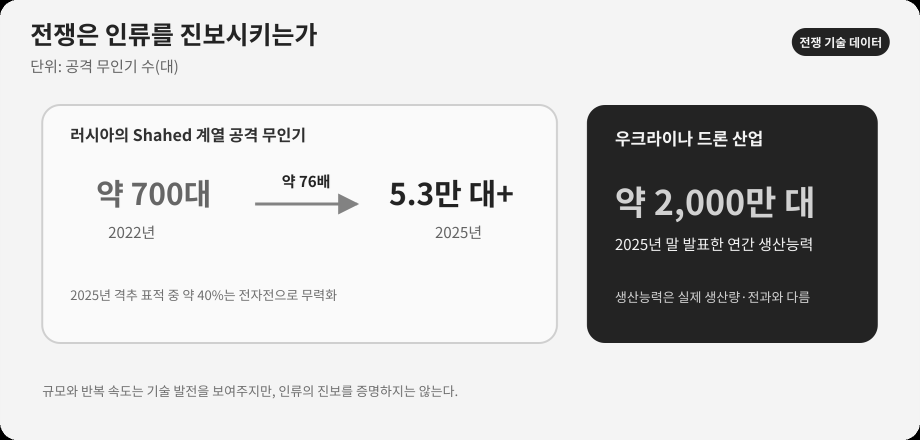
#> input picture book/figures/week01-print.png, 1840 x 880 px, given in place of week01.png, which was not available (shown at 1/2 size)
$ python audit_visual_assets.py
#> lines starting #> are read from the running program, lines starting #| are printed output that depends on the picture; pictures that were not available may be replaced by others from this repository, and a replacement may not be noted
"""Audit all chapter charts and illustrations and build visual proof sheets."""

from __future__ import annotations

from pathlib import Path

import numpy as np
from PIL import Image, ImageDraw, ImageFont, ImageOps

from prepare_print_images import (
    CHART_GRAY_LEVELS,
    CHART_MUTED_TEXT_MAX_GRAY,
    CHART_PALETTE_MIN_CHROMA,
    PALETTE_MATCH_DISTANCE,
    flatten_on_white,
)


ROOT = Path(__file__).resolve().parents[1]
FIGURES = ROOT / "book" / "figures"
SYMBOLS = FIGURES / "symbols"
PROOF = ROOT / "tmp" / "proof" / "visual-assets"


# [22 lines left out: function palette_masks, not called in this run]


def edge_dark_ratio(gray: np.ndarray, threshold: int = 235) -> float:
    edge = np.concatenate((gray[0, :], gray[-1, :], gray[:, 0], gray[:, -1]))
    return float(np.mean(edge < threshold))


# [60 lines left out: functions audit_chart, audit_symbol, not called in this run]


def make_chart_sheets(suffix: str, label: str) -> None:
#> called with suffix = '', label = 'charts-color'
    tile_width, image_height, label_height = 900, 430, 34
    font = ImageFont.load_default(size=20)
    for start in (1, 11, 21):
        sheet = Image.new("RGB", (tile_width * 2, (image_height + label_height) * 5), "white")
#> sheet: PIL image 1800x2320 RGB; every value is 255
        draw = ImageDraw.Draw(sheet)
        for offset, week in enumerate(range(start, start + 10)):
            path = FIGURES / f"week{week:02d}{suffix}.png"
            with Image.open(path) as source:
#> source is the input picture: PIL image 1840x880 L; min 0, max 255, mean 206.5
                image = ImageOps.contain(
                    source.convert("RGB"),
                    (tile_width, image_height),
                    Image.Resampling.LANCZOS,
                )
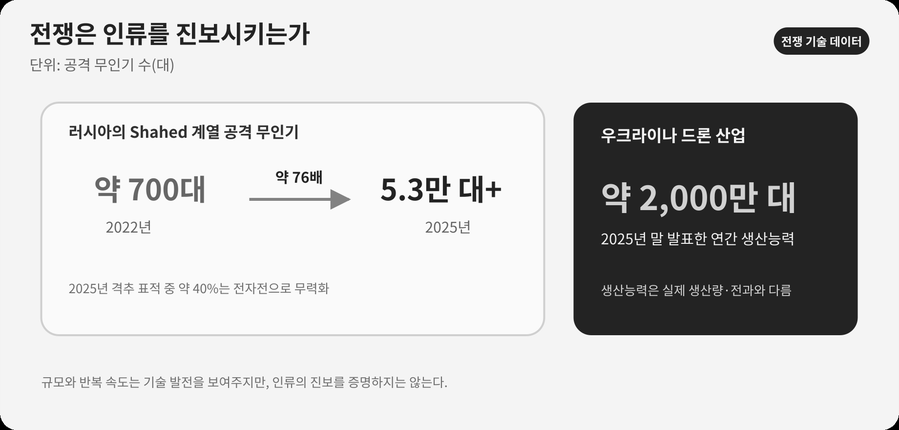
#> image: PIL image 899x430 RGB; min 0, max 255, mean 206.4
            x = (offset % 2) * tile_width
            y = (offset // 2) * (image_height + label_height)
            sheet.paste(image, (x + (tile_width - image.width) // 2, y))
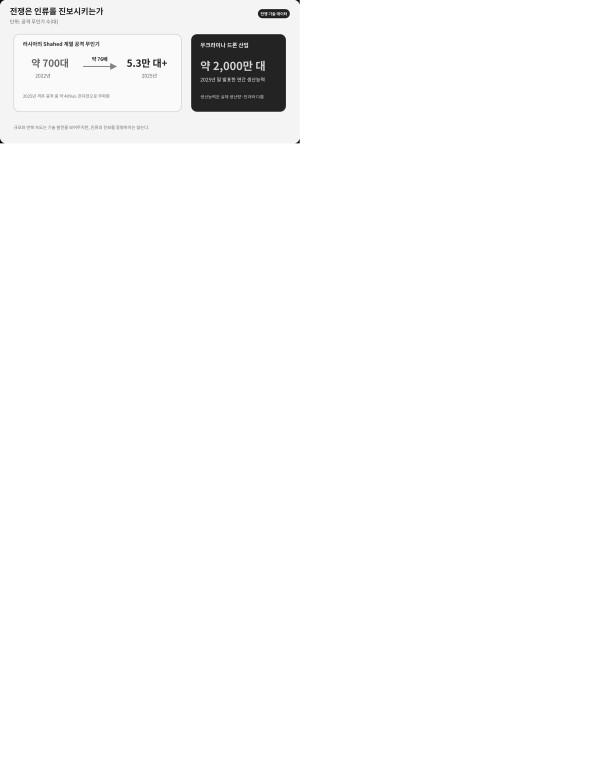
#> sheet: PIL image 1800x2320 RGB (shown at 1/3 size); min 0, max 255, mean 250.5
            draw.text((x + 12, y + image_height + 5), f"week{week:02d}", fill="black", font=font)
        sheet.save(PROOF / f"{label}-{start:02d}-{start + 9:02d}.png", optimize=True)


# [19 lines left out: function make_symbol_sheets, not called in this run]


def main() -> None:
    PROOF.mkdir(parents=True, exist_ok=True)
    # Build proof sheets before assertions so a failed audit still leaves a
    # visual diagnostic for the editor.
    make_chart_sheets("", "charts-color")
    make_chart_sheets("-print", "charts-print")
    make_symbol_sheets()
    for week in range(1, 31):
        print(audit_chart(week))
    for week in range(1, 31):
        print(audit_symbol(week))
    print(f"PASS: 30 charts and 30 symbols; proof sheets: {PROOF}")


if __name__ == "__main__":
#> (the run stopped early here; a loop or call above may not have finished)

$ run again, on book/figures/week06-print.png
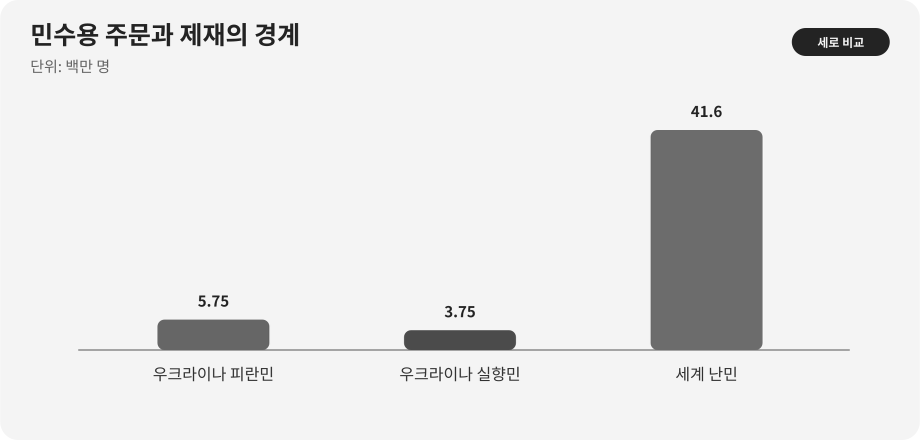
#> input picture book/figures/week06-print.png, 1840 x 880 px, given in place of week01.png, which was not available (shown at 1/2 size)
#> in make_chart_sheets, source is the input picture: PIL image 1840x880 L; min 16, max 255, mean 230.2
#> in make_chart_sheets, `image = ImageOps.contain( source.convert("RGB"), (tile_width, image_he..`:
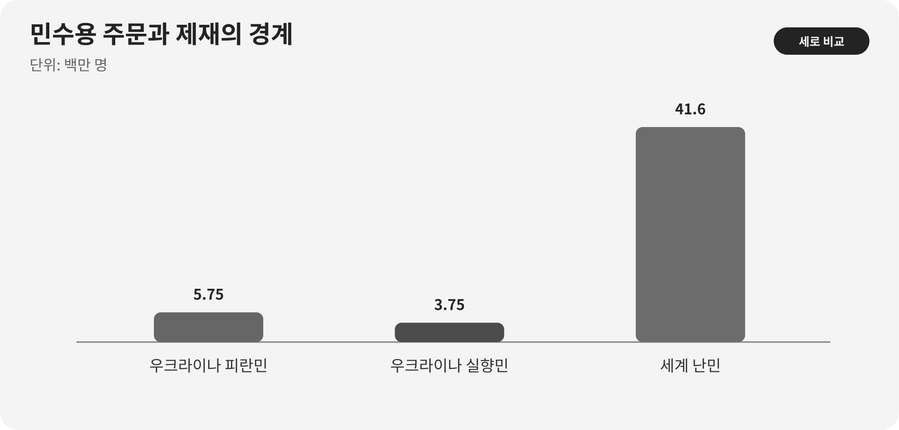
#> image: PIL image 899x430 RGB; min 0, max 255, mean 230.2
#> in make_chart_sheets, `sheet.paste(image, (x + (tile_width - image.width) // 2, y))`:
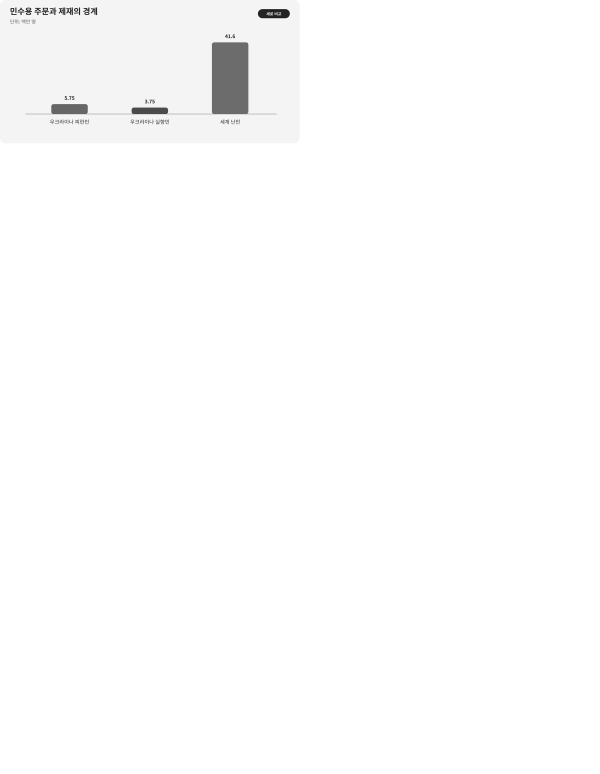
#> sheet: PIL image 1800x2320 RGB (shown at 1/3 size); min 0, max 255, mean 252.7

$ run again, on book/figures/week07-print.png
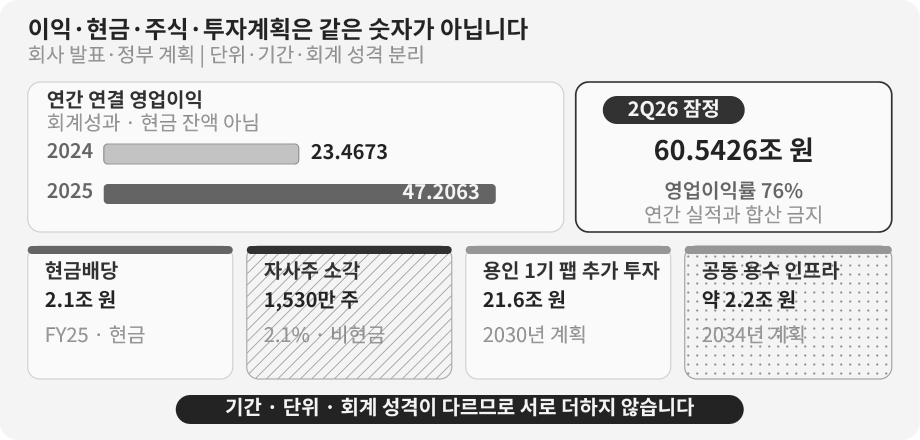
#> input picture book/figures/week07-print.png, 1840 x 880 px, given in place of week01.png, which was not available (shown at 1/2 size)
#> in make_chart_sheets, source is the input picture: PIL image 1840x880 L; min 35, max 255, mean 222.7
#> in make_chart_sheets, `image = ImageOps.contain( source.convert("RGB"), (tile_width, image_he..`:
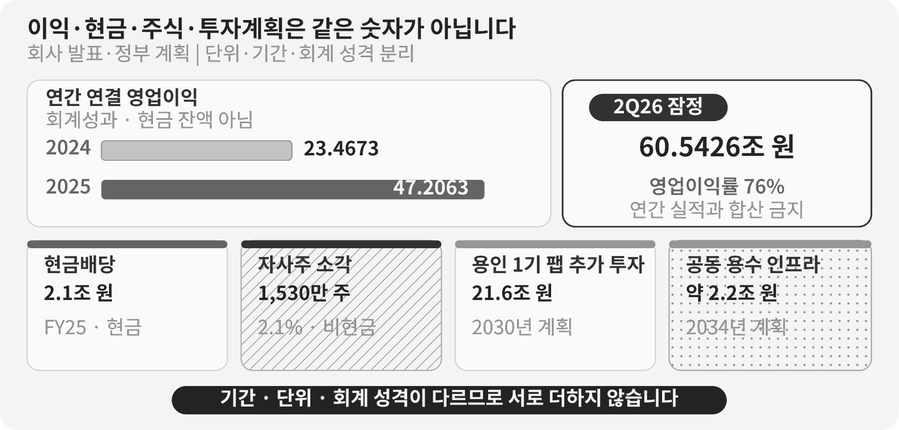
#> image: PIL image 899x430 RGB; min 0, max 255, mean 222.6
#> in make_chart_sheets, `sheet.paste(image, (x + (tile_width - image.width) // 2, y))`:
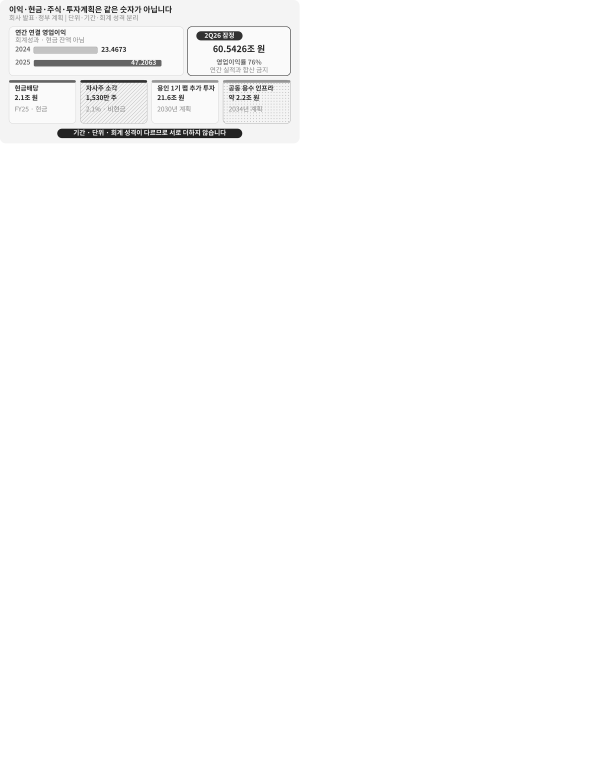
#> sheet: PIL image 1800x2320 RGB (shown at 1/3 size); min 0, max 255, mean 252
